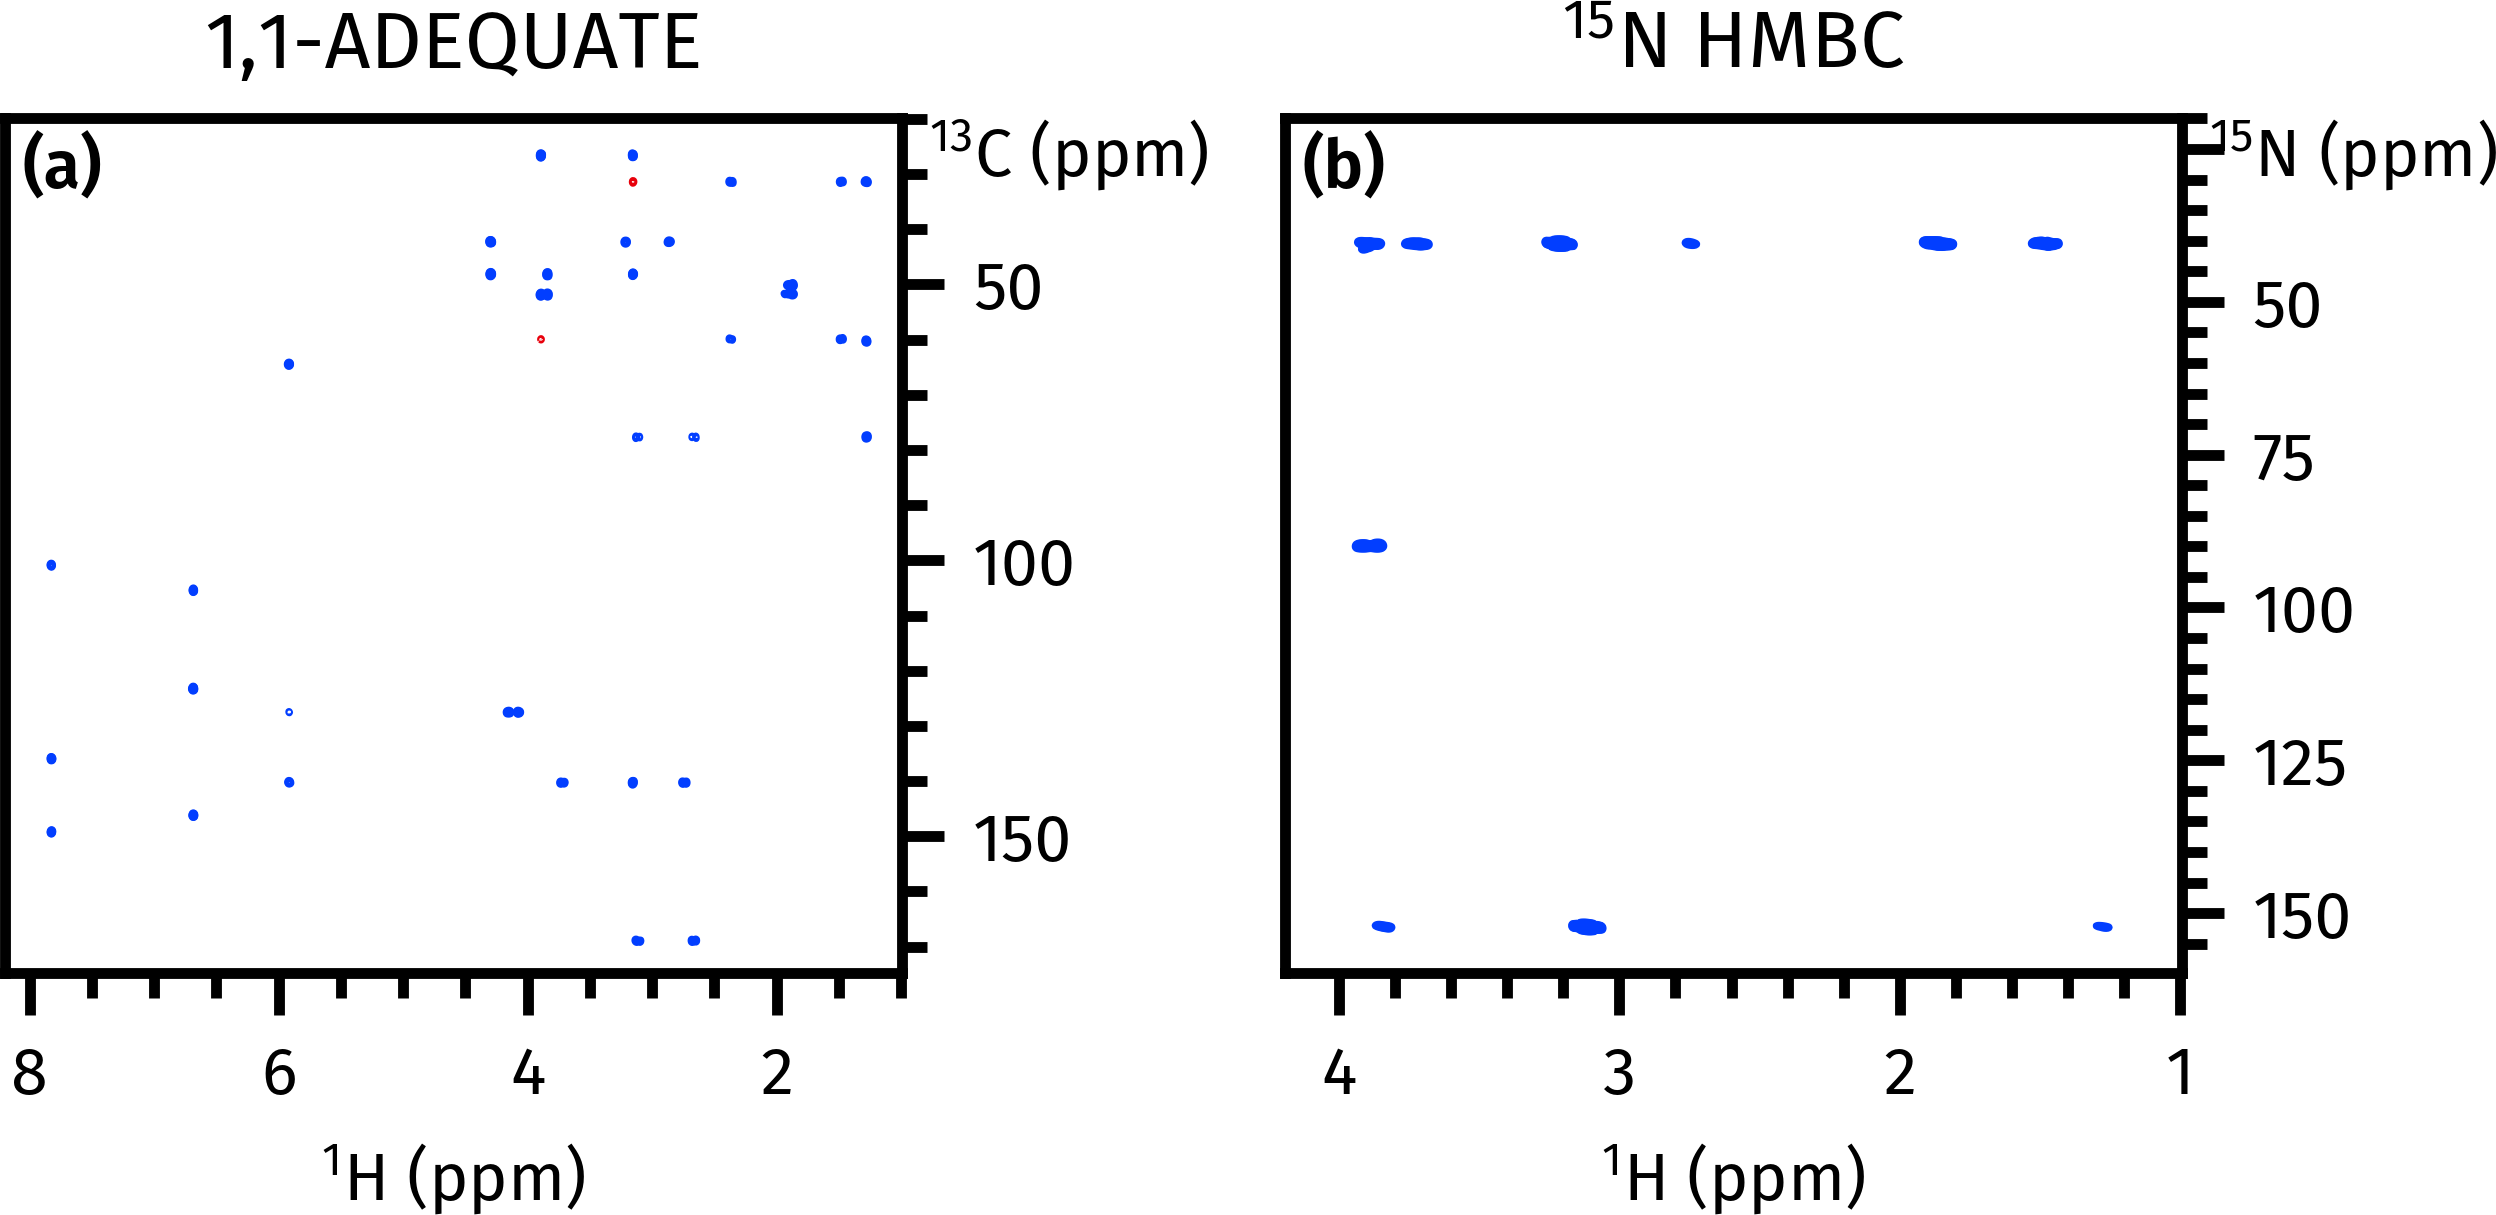

Here is the Python script that generated this plot:
import penguins as pg
import aptenodytes as apt
import matplotlib.pyplot as plt

apt.thesis()
plt.rcParams['font.size'] = 8

p = apt.nmrd() / '220604-7x-abbs'
dss = pg.read(p, [23001, 23002])

fig, axs = pg.subplots2d(1, 2, figsize=(4.4, 2.3))

h1_bounds1 = (1, 8.2)
h1_bounds2 = (1, 4.2)
c13_bounds = (20, 175)
n15_bounds = (20, 160)

dss[0].stage(ax=axs[0], levels=8e4, f1_bounds=c13_bounds, f2_bounds=h1_bounds1)
dss[1].stage(ax=axs[1], levels=7e4, f1_bounds=n15_bounds, f2_bounds=h1_bounds2)

titles = [
    f'1,1-ADEQUATE',
    f'$^{{15}}$N HMBC',
]

pg.mkplots(axs, titles)
pg.ymove(axs)

apt.label_axes_def(axs, fontsize=8)
# apt.show()
apt.save(__file__)
